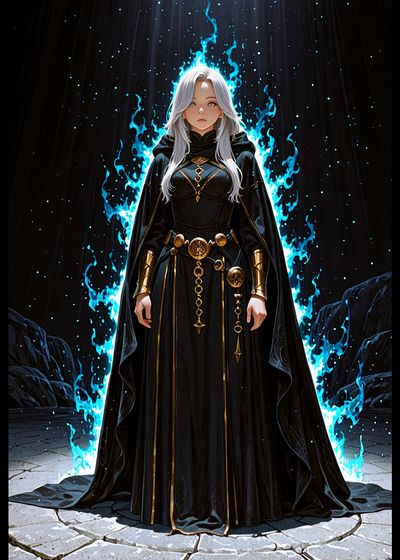
#> input picture site-assets/errance/heros-errance.jpg, 400 x 560 px, given as the content of the folder ../site-assets/errance/heros-errance.jpg, which was not available
$ python contact-sheet.py ../site-assets/errance/heros-errance.jpg out.png
#> lines starting #> are read from the running program, lines starting #| are printed output that depends on the picture
#!/usr/bin/env python3
"""contact-sheet.py — planche de contrôle par univers (grille de vignettes annotées).

Usage : python3 contact-sheet.py <dossier_out> <sortie.png> [--cols 6]
Chaque vignette : image 150x210 + nom de fichier sous l'image.
"""
import sys
from pathlib import Path

from PIL import Image, ImageDraw

W, H, LBL = 150, 210, 16


def main():
    src = Path(sys.argv[1])
    dst = Path(sys.argv[2])
    cols = int(sys.argv[sys.argv.index("--cols") + 1]) if "--cols" in sys.argv else 6
    files = sorted(src.glob("*.jpg"))
    if not files:
        print("aucun jpg dans", src)
        sys.exit(1)
    rows = (len(files) + cols - 1) // cols
    sheet = Image.new("RGB", (cols * W, rows * (H + LBL)), (24, 24, 30))
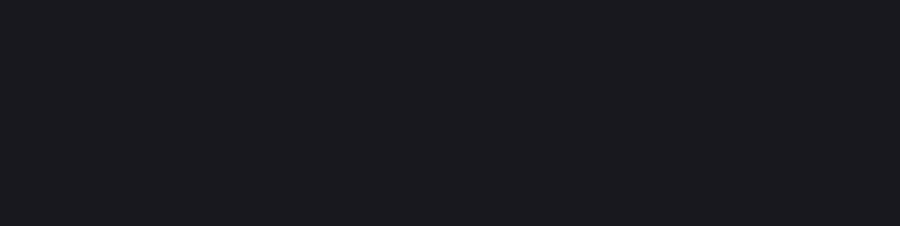
#> sheet: PIL image 900x226 RGB; mean R, G, B 24, 24, 30
    d = ImageDraw.Draw(sheet)
    for i, f in enumerate(files):
        x, y = (i % cols) * W, (i // cols) * (H + LBL)
        thumb = Image.open(f).convert("RGB")
#> thumb is the input picture: PIL image 400x560 RGB; mean R, G, B 39.3, 45, 47.9
        thumb.thumbnail((W - 6, H - 6))
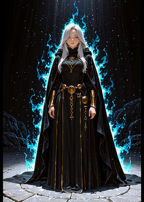
#> thumb: PIL image 144x202 RGB; mean R, G, B 39.4, 45, 47.9
        sheet.paste(thumb, (x + (W - thumb.width) // 2, y + (H - thumb.height) // 2))
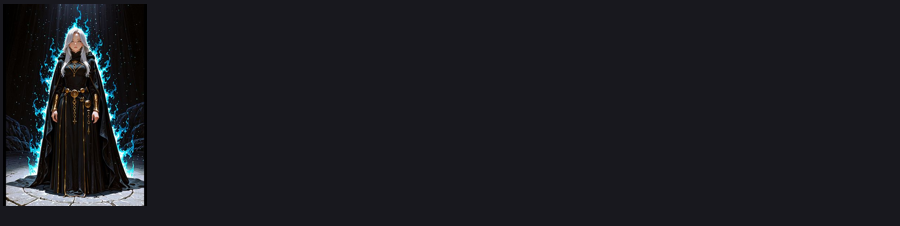
#> sheet: PIL image 900x226 RGB; mean R, G, B 26.2, 27, 32.6
        d.text((x + 4, y + H + 2), f.stem, fill=(230, 230, 240))
    sheet.save(dst, "PNG")
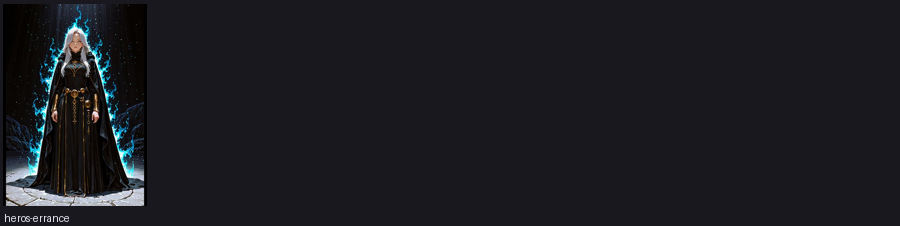
#> saved as out.png: PIL image 900x226 RGB; mean R, G, B 26.3, 27.1, 32.7
    print("planche :", dst, "-", len(files), "vignettes")


if __name__ == "__main__":
    main()
